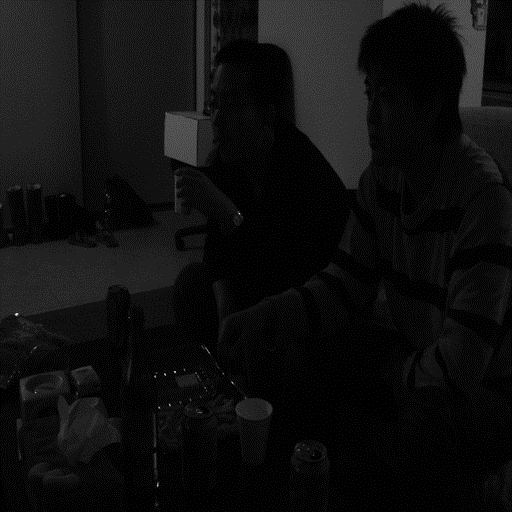
#> input picture HW1/chang.png, 512 x 512 px
$ jupyter execute --allow-errors CVHW1.ipynb   (older library calls are emulated)
#> lines starting #> are read from the running program, lines starting #| are printed output that depends on the picture
# Computer Vision Homework 1
## NetId: zc1213

### import packages

[cell 1]
import matplotlib.pyplot as plt
import numpy as np
from scipy import misc

from IPython.core.interactiveshell import InteractiveShell
InteractiveShell.ast_node_interactivity = "all"
plt.ion()

### defines some functions, including histogram, pdf, cdf calculating and equalization, matching, etc.

[cell 2]
def setPrintAll():
    InteractiveShell.ast_node_interactivity = "all"
def setPrintLast():
    InteractiveShell.ast_node_interactivity = "last"


# [43 lines left out: functions displayImage, rgb2gray, calcHist, not called in this run]

def calcPdf(hist):
    return hist/np.sum(hist)

def calcCumHist(hist):
    return np.cumsum(hist,dtype=int)

def calcCdf(pdf):
    return np.cumsum(pdf,dtype=float)

# [45 lines left out: functions histEqualize, histMatch, not called in this run]

### read images

[cell 3]
image_chang=misc.imread('./chang.png')
#> image_chang is the input picture: shape (512, 512, 4); mean R, G, B, A 14.7, 14.7, 14.7, 255
image_checker128=misc.imread('./checker128-var20.png')
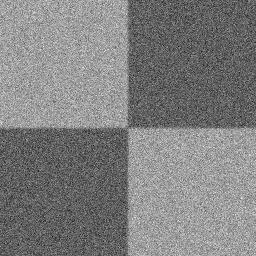
#> input picture HW1/checker128-var20.png, 256 x 256 px
#> image_checker128 is the input picture: shape (256, 256, 4); mean R, G, B, A 127.5, 127.5, 127.5, 255
image_checker196=misc.imread('./checker196-var20.png')
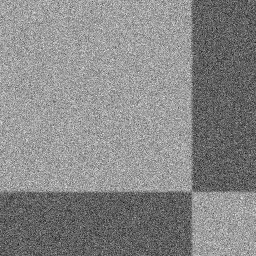
#> input picture HW1/checker196-var20.png, 256 x 256 px
#> image_checker196 is the input picture: shape (256, 256, 4); mean R, G, B, A 135.5, 135.5, 135.5, 255
#> (the rest of this cell did not finish here and is left out)
